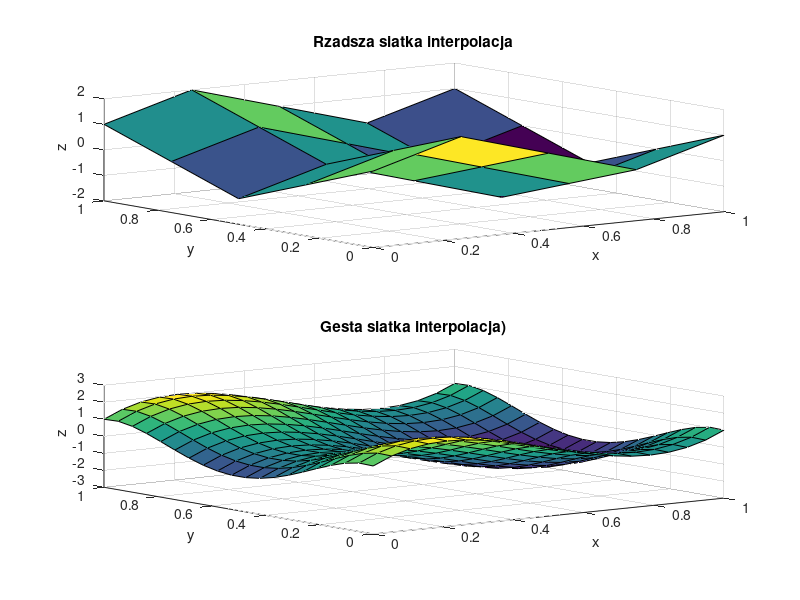

Reproduce this figure in MATLAB.
function [M,N,P,R,x_coarse,y_coarse,F_coarse,x_fine,y_fine,F_fine] = zadanie4()
P = 20; % liczba unikalnych współrzędnych x punktów dla których będzie obliczana interpolacja
R = 20; % liczba unikalnych współrzędnych y punktów dla których będzie obliczana interpolacja
M = 5; % liczba węzłów interpolacji wzdłuż osi X (stopień wielomianu zmiennej x: M-1)
N = 5; % liczba węzłów interpolacji wzdłuż osi Y (stopień wielomianu zmiennej y: N-1)

% Generowanie węzłów interpolacji na płaszczyźnie
x_coarse = linspace(0, 1, M);
y_coarse = linspace(0, 1, N);
[X_coarse, Y_coarse] = meshgrid(x_coarse, y_coarse);

% Wyznaczenie wartości funkcji oryginalnej w węzłach
F_coarse = sin(X_coarse*2*pi) + cos(2*Y_coarse*pi); % zadanie A: zmień definicję funkcji interpolowanej

MN = M*N;
xvec_coarse = reshape(X_coarse, MN, 1);
yvec_coarse = reshape(Y_coarse, MN, 1);
fvec_coarse = reshape(F_coarse, MN, 1);

% Macierz Vandermonde'a dla interpolacji 2d
V = zeros(M*N, M*N);
for i = 0:(M-1)
    for j = 0:(N-1)
        V(:, i*N + j + 1) = xvec_coarse.^i .* yvec_coarse.^j;
    end
end

% Współczynniki wielomianu interpolacyjnego
coeffs = V \ fvec_coarse;

% Obliczanie wartości funkcji interpolującej na gęstszej siatce
x_fine = linspace(0, 1, P);
y_fine = linspace(0, 1, R);
[X_fine, Y_fine] = meshgrid(x_fine, y_fine);

F_fine = zeros(size(X_fine));
% zadanie B: zdefiniuj obliczenia wartości wielomianu interpolującego. Rezultat obliczeń zapisz w zmiennej F_fine.

for i = 0:(M-1)
    for j = 0:(N-1)
        F_fine = F_fine + coeffs(i*N+j+1) * X_fine.^i .* Y_fine.^j;
    end
end

subplot(2,1,1)
surf(X_coarse, Y_coarse, F_coarse)
title('Rzadsza siatka interpolacja')
xlabel('x')
ylabel('y')
zlabel('z')

subplot(2,1,2)
surf(X_fine, Y_fine, F_fine)
title('Gesta siatka interpolacja)')
xlabel('x')
ylabel('y')
zlabel('z')

% print('zadanie4.png', '-dpng')

end